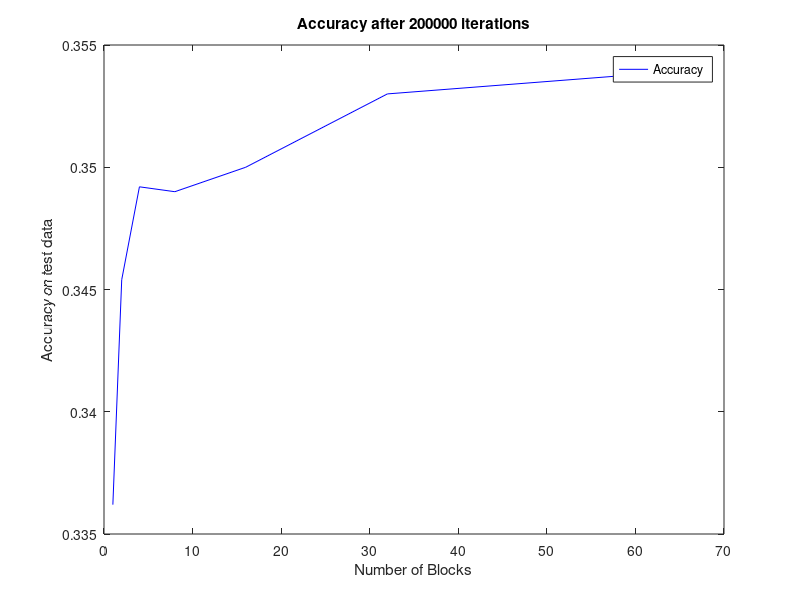
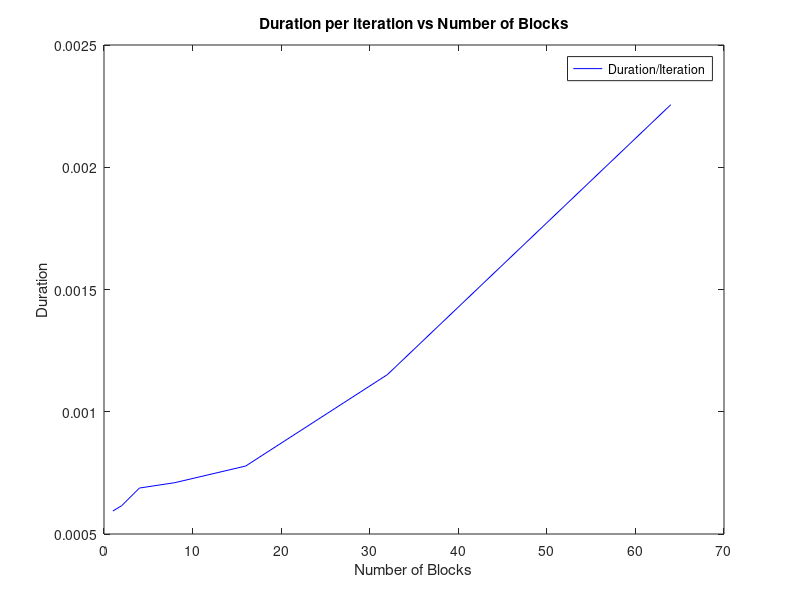
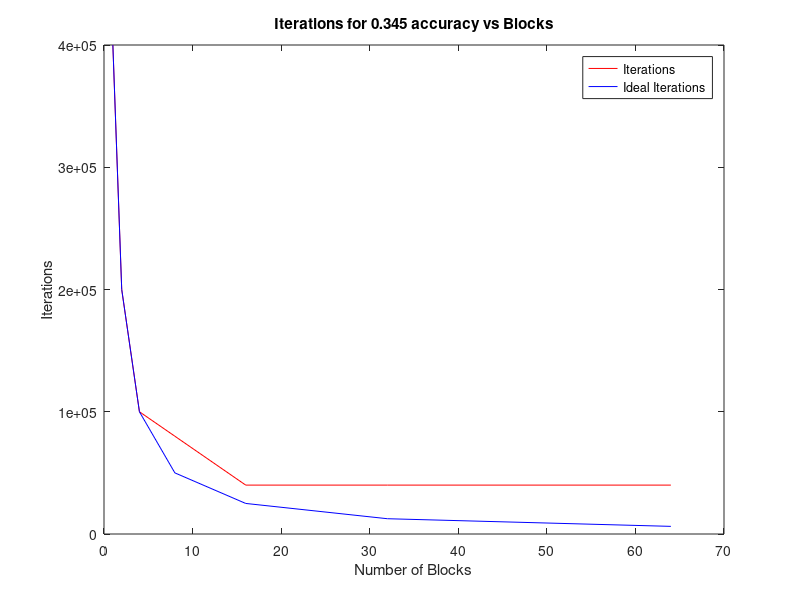
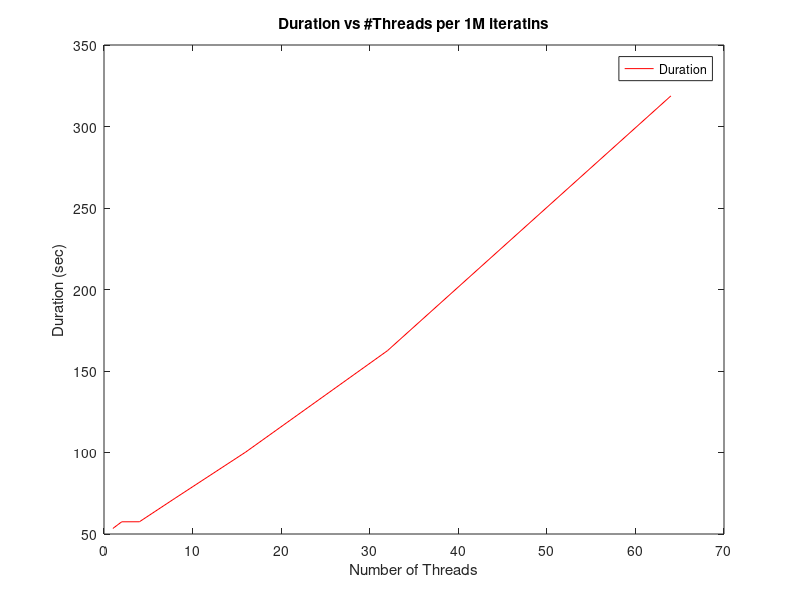

Reproduce these figures in MATLAB, in order.
%cuda2.cims.nyu.edu
%total_duration = [67.170169, 449.028698, 480.411388, 560.280800, 154.483718, 165.991442];
%duration_per_iteration = [0.000671, 0.000449, 0.000480, 0.000560, 0.000772, 0.000830];
%blocks = [2, 2, 2, 4, 8, 16];
%threads = [1024, 1024, 1024, 1024, 1024, 1024];
%iterations = [100000, 1000000, 1000000, 1000000, 200000, 200000];
%test_accuracy = [0.330100, 0.349900, 0.350000, 0.351900, 0.349000	, 0.352700];


%cuda3.cims.nyu.edu
total_duration = [118.767677, 123.282203, 137.629988, 141.911966, 155.535668, 230.499940, 451.138942];
duration_per_iteration = [0.000594, 0.000616, 0.000688, 0.000710, 0.000778, 0.001152, 0.002256];
blocks = [1, 2, 4, 8, 16, 32, 64];
threads = [1024, 1024, 1024, 1024, 1024, 1024, 1024];
iterations = [200000, 200000, 200000, 200000, 200000, 200000, 200000];
test_accuracy = [0.336200, 0.345400, 0.349200, 0.349000, 0.350000	, 0.353000, 0.353900];


figure(2)
plotspec = 'r-';
plotspec2 = 'b-';
plot(blocks, duration_per_iteration, plotspec2);
str_title = sprintf('Duration per iteration vs Number of Blocks');
title(str_title)
xlabel('Number of Blocks')
ylabel('Duration')
legend('Duration/Iteration')

figure(1)
plotspec = 'r-';
plotspec2 = 'b-';
plot(blocks, test_accuracy, plotspec2);
str_title = sprintf('Accuracy after 200000 iterations');
title(str_title)
xlabel('Number of Blocks')
ylabel('Accuracy on test data')
legend('Accuracy')


%For 0.345 test accuracy required time (same block size) for different
%number of blocks
blocks = [1, 2, 4, 8, 16, 32, 64];
iterations = [400000, 200000, 100000, 80000, 40000, 40000, 40000];
one_block_iterations = max(iterations);
ideal_iterations = blocks .^ (-1) * one_block_iterations;



figure(3)
plotspec = 'r-';
plotspec2 = 'b-';
plot(blocks, iterations, plotspec, blocks, ideal_iterations, plotspec2);
str_title = sprintf('Iterations for 0.345 accuracy vs Blocks');
title(str_title)
xlabel('Number of Blocks')
ylabel('Iterations')
legend('Iterations', 'Ideal Iterations')


threads = [1, 2, 4, 8, 16, 32, 64];
iterations = [1000000];
duration=[53.397437, 57.486034, 57.508701, 71.859408, 100.28, 162.446, 318.7591];



figure(4)
plotspec = 'r-';
plotspec2 = 'b-';
plot(threads, duration, plotspec);
str_title = sprintf('Duration vs #Threads per 1M iteratins');
title(str_title)
xlabel('Number of Threads')
ylabel('Duration (sec)')
legend('Duration')
